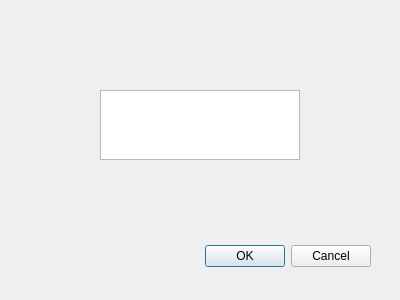
<?xml version="1.0" encoding="UTF-8"?>
<ui version="4.0">
 <class>Success</class>
 <widget class="QDialog" name="Success">
  <property name="geometry">
   <rect>
    <x>0</x>
    <y>0</y>
    <width>400</width>
    <height>300</height>
   </rect>
  </property>
  <property name="windowTitle">
   <string>Dialog</string>
  </property>
  <widget class="QDialogButtonBox" name="buttonBox">
   <property name="geometry">
    <rect>
     <x>30</x>
     <y>240</y>
     <width>341</width>
     <height>32</height>
    </rect>
   </property>
   <property name="orientation">
    <enum>Qt::Orientation::Horizontal</enum>
   </property>
   <property name="standardButtons">
    <set>QDialogButtonBox::StandardButton::Cancel|QDialogButtonBox::StandardButton::Ok</set>
   </property>
  </widget>
  <widget class="QTextEdit" name="textEdit">
   <property name="geometry">
    <rect>
     <x>100</x>
     <y>90</y>
     <width>200</width>
     <height>70</height>
    </rect>
   </property>
  </widget>
 </widget>
 <resources/>
 <connections>
  <connection>
   <sender>buttonBox</sender>
   <signal>accepted()</signal>
   <receiver>Success</receiver>
   <slot>accept()</slot>
   <hints>
    <hint type="sourcelabel">
     <x>248</x>
     <y>254</y>
    </hint>
    <hint type="destinationlabel">
     <x>157</x>
     <y>274</y>
    </hint>
   </hints>
  </connection>
  <connection>
   <sender>buttonBox</sender>
   <signal>rejected()</signal>
   <receiver>Success</receiver>
   <slot>reject()</slot>
   <hints>
    <hint type="sourcelabel">
     <x>316</x>
     <y>260</y>
    </hint>
    <hint type="destinationlabel">
     <x>286</x>
     <y>274</y>
    </hint>
   </hints>
  </connection>
 </connections>
</ui>
